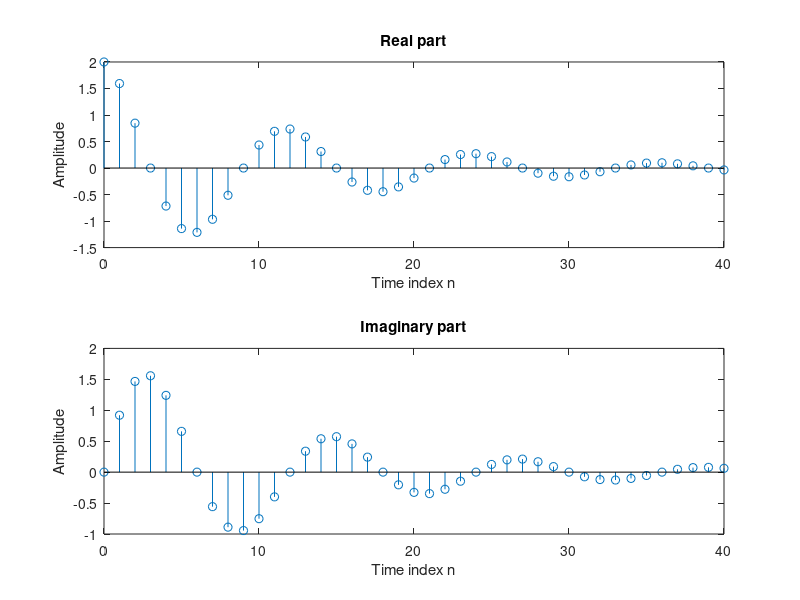

MATLAB code for this plot:
% Program P1_2
% Generation of a complex exponential sequence
clf;
c = -(1/12)+(pi/6)*i;
K = 2;
n = 0:40;
x = K*exp(c*n);
subplot(2,1,1);
stem(n,real(x));
xlabel('Time index n');ylabel('Amplitude');
title('Real part');
subplot(2,1,2);
stem(n,imag(x));
xlabel('Time index n');ylabel('Amplitude');
title('Imaginary part');
energy = sum(x.*x); 
